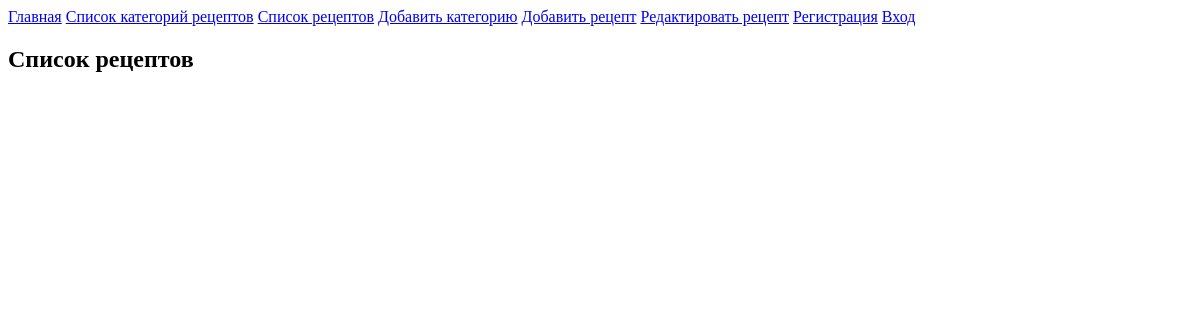
The app's page /list_recipe/, older data.
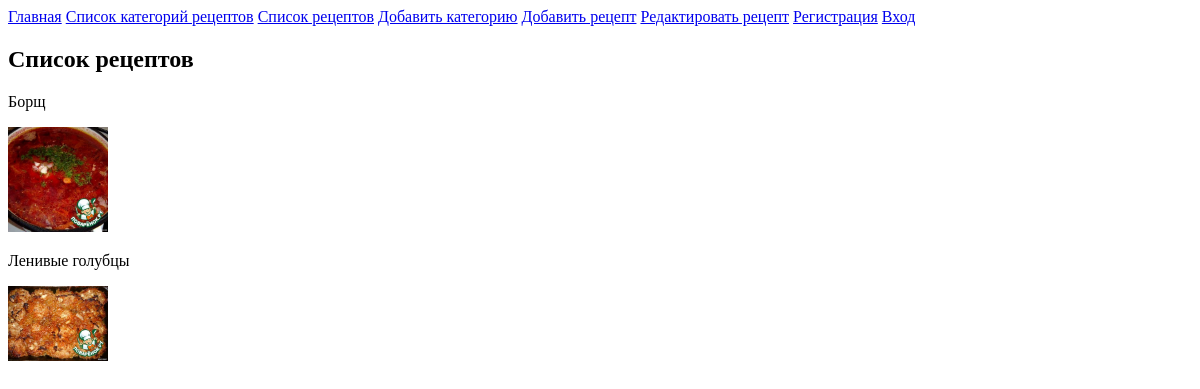
The same page, newer data.
### recipeapp/models.py (models this page shows, shortened)
class Recipes(models.Model):
    name_recipe = models.CharField(max_length=150)
    description_recipe = models.TextField()
    cooking_steps = models.TextField()
    cooking_time = models.TimeField()
    image_recipe = models.ImageField(upload_to='recipes/')
    author_recipe = models.ForeignKey(User, on_delete=models.CASCADE)
    recipes_category = models.ForeignKey(Category, on_delete=models.CASCADE)

### recipeapp/views.py (the view)
# urls.py: path('list_recipe/', ListRecipeView.as_view(), name='list_recipe'),
class ListRecipeView(ListView):
    template_name = 'recipeapp/list_recipe.html'
    model = Recipes
    context = Recipes.objects.all()

### recipeapp/templates/recipeapp/list_recipe.html
{% extends 'recipeapp/base.html' %}
{% block content %}
<h2>Список рецептов</h2>
{% for recipe in object_list %}
<p>{{ recipe.name_recipe }}</p>
<img src="{{ recipe.image_recipe.url }}" alt="{{ recipe.name_recipe }}" width="100">
{% endfor %}
{% endblock %}

### recipeapp/templates/recipeapp/base.html (shortened to what this page needs)
<!DOCTYPE html>
<html lang="en">
<head>
</head>
<body>
<header>
    <a href="{% url 'index' %}">Главная</a>
    <a href="{% url 'list_category' %}">Список категорий рецептов</a>
    <a href="{% url 'list_recipe' %}">Список рецептов</a>
    <a href="{% url 'add_category' %}">Добавить категорию</a>
    <a href="{% url 'add_recipe' %}">Добавить рецепт</a>
    <a href="{% url 'update_recipe' %}">Редактировать рецепт</a>
    {% if user.is_authenticated %}
    <form action="{% url 'logout' %}" method="post">
        {% csrf_token %}
        <button> Выход</button>
    </form>
    {% else %}
    <a href="{% url 'register' %}">Регистрация</a>
    <a href="{% url 'login' %}">Вход</a>
    {% endif %}
</header>
<div>
    {% block content %}{% endblock %}
</div>
</body>
</html>

Row changes from the older to the newer data that the page shows:
added Recipes: name_recipe "Борщ", image_recipe (picture)
added Recipes: name_recipe "Ленивые голубцы", image_recipe (picture)
